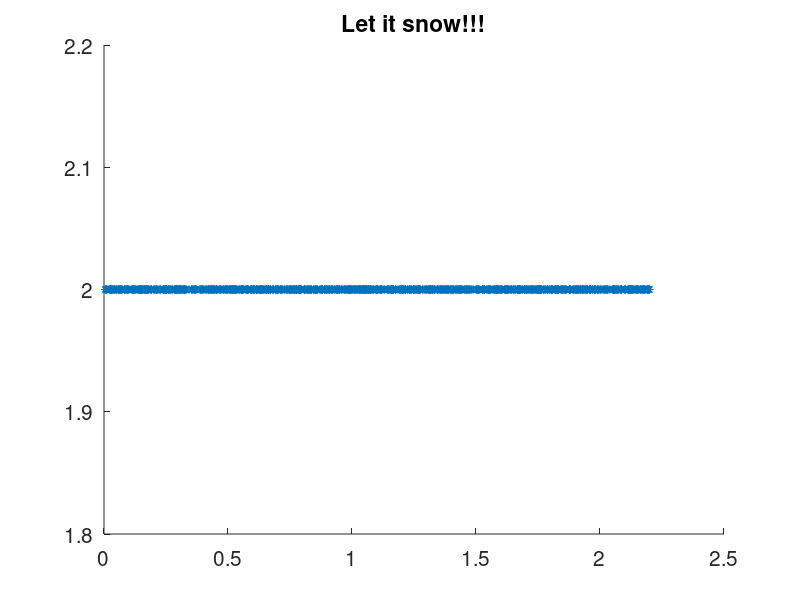

Write the MATLAB code that produced this figure. (Note: this script raises an error after producing the figure.)
clear all; clc; close all;
%Change second number of rand to change # of walkers!
x = (2.2).*rand(1,1000);
walk = zeros(2,length(x));
walk(1,:) = x;
walk(2,:) = 2;

%Change # of bins and experiment!
bins = linspace(0,2,100);
delta = bins(2) - bins(1);
y_pos = zeros(1,length(bins));
y_pos(1,:) = 2;

newposy = zeros(2,length(walk(2,:)));
%our Bias function
%If greater than function move right
%if less than move left
%Will this give us cool results?
xvec = 0:.0001:2;
bias1 = @(x).2*(x.^2) + 1;
%You bet your sweet ass this gives cool results


%Add more bias because we can!!!!!
% Turns out you can set this to any number not in [0 2] and it will remove
% second bias! try entering 10 for example or:
% 2./x
bias2 = @(x)sqrt(x-1);
% I actually never use the bias variables as a function so there's no real
% point in making them functions lol
figure('DefaultAxesFontSize', 15);  box on;
poscount = zeros(1,length(bins))
for z  = 1:50
    if z ==1;
        newposx = walk(1,:); 
        newposy(2,:) = walk(2,:);
    else
        disp('~~~~~~~~~~~~~~~~~~~')
        newposy(2,:) = walk_ypos(newposy);
        newposx = walk_xpos(newposx,newposy,delta,newposy,bias1,bias2);

        disp('~~~~~~~~~~~~~~~~~~~~~')
    end
    for i = 1:length(newposx)
        for j = 1:(length(bins) - 1)
            if newposy(2,i) < .05 %CHANGE ME FOR CHOOL SHIT
                if newposx(i) > bins(j) && newposx(i) < bins(j+1)
                    poscount(j) = poscount(j) + 1;
                end
            end
        end
    end
    
        
    xlim([0 2])
    ylim([0 2])
    drawnow
    pause(.05)
    scatter(newposx,newposy(2,:),'*')
    title('Let it snow!!!')
end
figure
figure
bar(poscount)
xlim([0 length(bins)])
r = [1:length(bins)]';
poscount1 = poscount'
text(r,poscount1,num2str(poscount1,'%0.0f'),...
    'HorizontalAlignment','center',...
    'VerticalAlignment','bottom') 
title('Number of Snowflakes in Each Bin')






